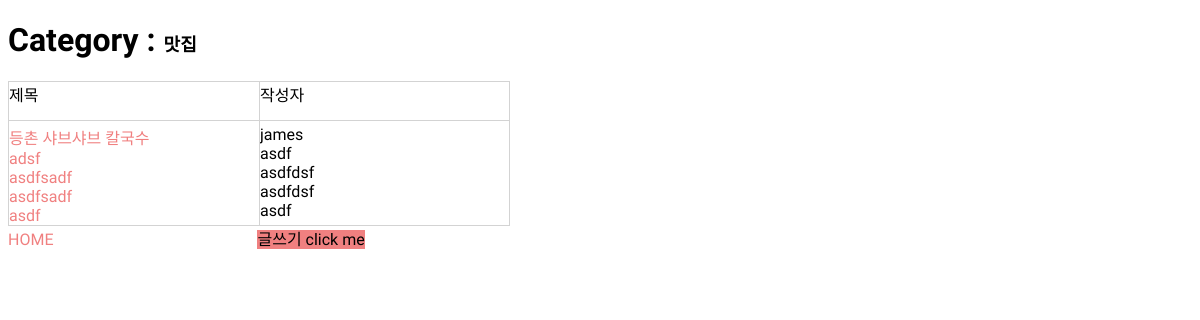
Page /category/2 on the earlier database version.
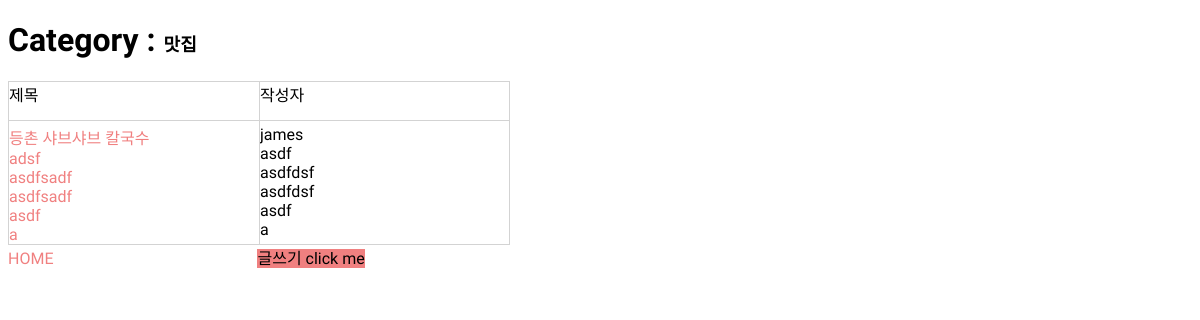
Same page on the later database version.
### readdataapp/models.py (models this page shows)
class Article(models.Model):
    category = models.ForeignKey(Category, on_delete=models.CASCADE, related_name='article')
    writer = models.CharField(max_length=64)
    title = models.CharField(max_length=64)
    contents = models.TextField()
    date = models.DateTimeField(auto_now=True)
    is_delated = models.BooleanField(default=False)
    def __str__(self):
        return self.title

### readdataapp/views.py (the view)
# urls.py: path('category/<int:category_pk>', views.category, name='category'),
def category(request, category_pk):
    category = Category.objects.filter(pk=category_pk).first()
    context = {
        'category' : category,
        'category_pk': category_pk,
    }
    return render(request, 'category.html', context)

### readdataapp/models.py (called while the page is built)
    def __str__(self):
        return self.name

### readdataapp/templates/category.html (shortened to what this page needs)
<!DOCTYPE html>
<html lang="ko">
<head>
    {% load static %}
    <link rel="stylesheet" type="text/css" href="{% static 'css/index.css' %}">
    <link rel="stylesheet" type="text/css" href="{% static 'css/category.css' %}">
</head>
<body>
    <h1>Category : <span class="heading">{{category}}</span></h1>
    <div class="container">
        <div class="title">
            <span>제목</span>
            <ol>
                {% for article in category.article.all %}
                {% if article.is_delated == False %}
                <li><a href="{% url 'detail' article.pk %}">{{article}}</a></li>
                {% endif %}
                {% endfor %}
            </ol>
        </div>
        <div class="writer">
            <span>작성자</span>
            <ul>
                {% for article in category.article.all %}
                {% if article.is_delated == False %}
                <li>{{article.writer}}</li>
                {% endif %}
                {% endfor %}
            </ul>
        </div>
    </div>
    <a href="{% url 'index' %}">HOME</a>
    <a class="write" href="{% url 'add' category_pk %}">글쓰기 click me</a>
</body>
</html>

Differences in the rows shown:
added Article: title "a", writer "a"
